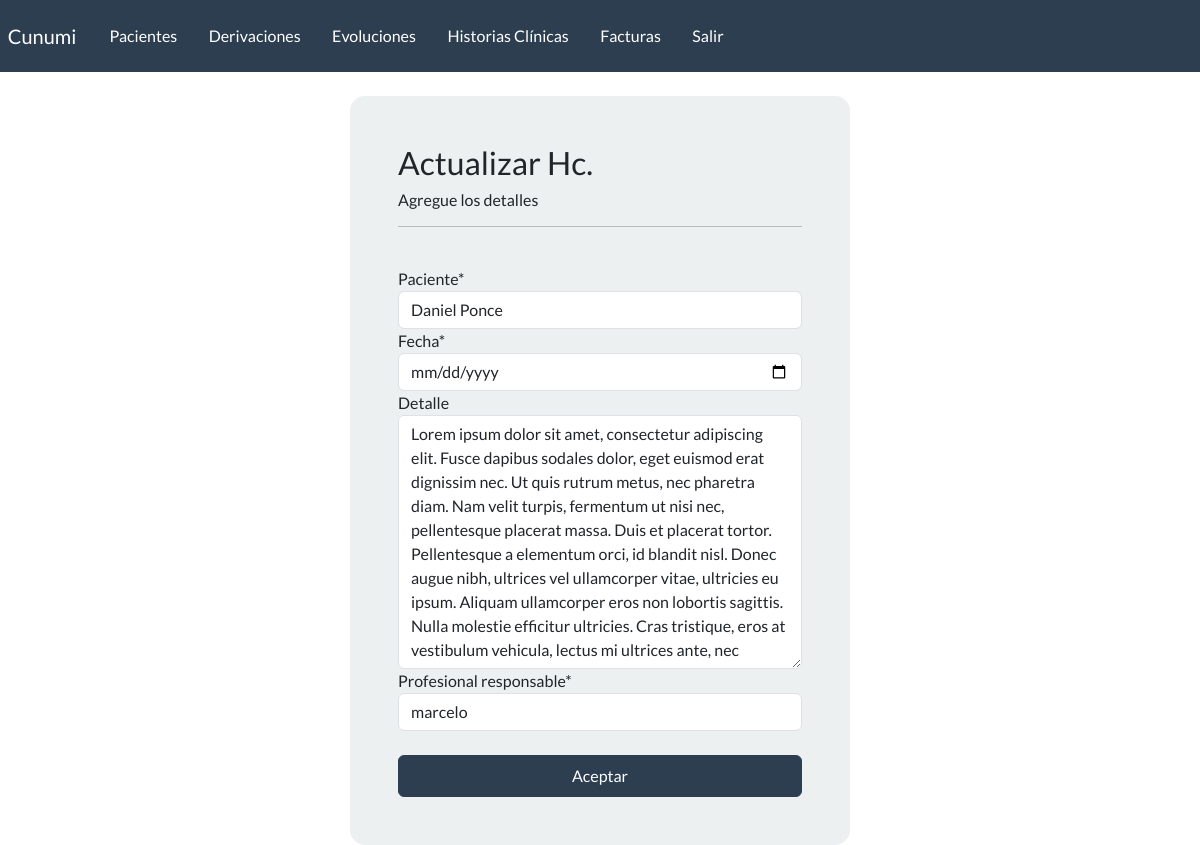
/modificar-historiaClinica/6/ (signed in), run on an earlier commit of the app's database.
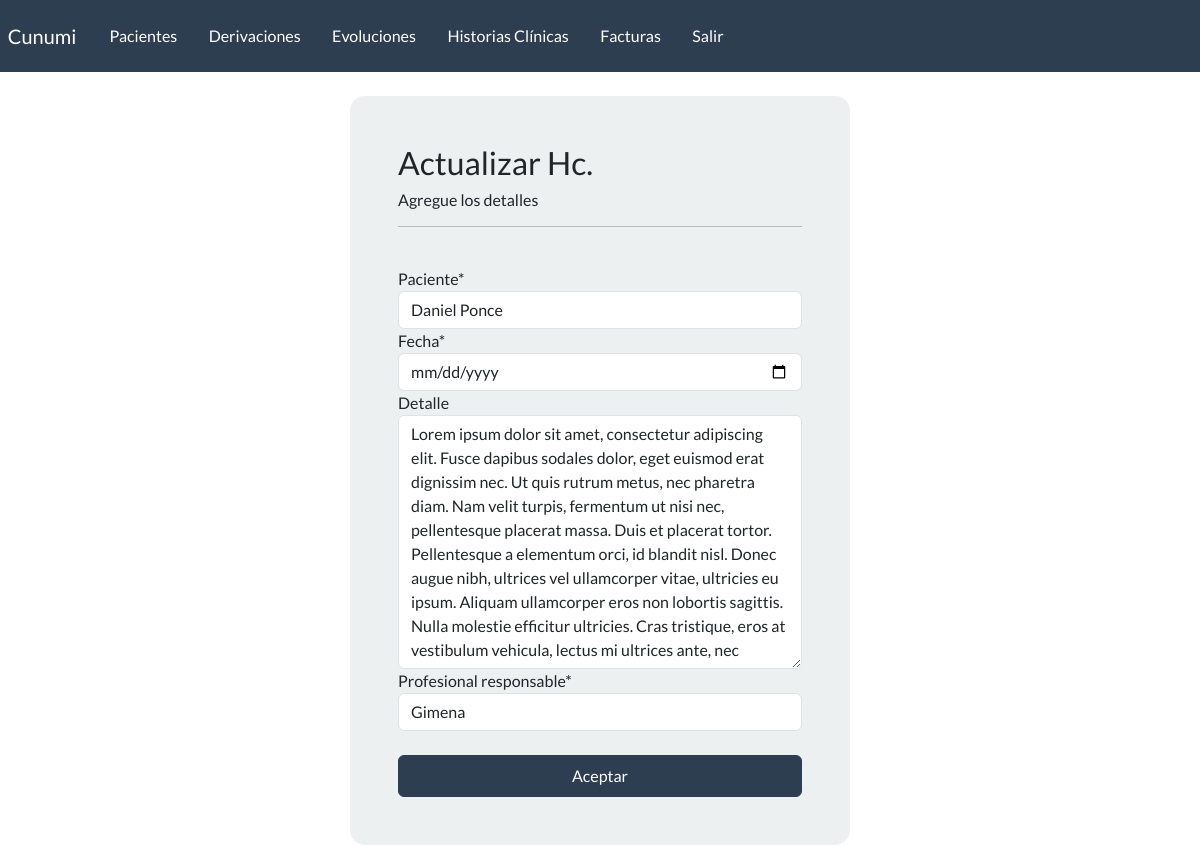
And on a later commit of the database.
### webapp/models.py (models this page shows, shortened)
class historiaClinica(models.Model):
    paciente = models.ForeignKey(
        paciente, on_delete=models.CASCADE, blank=False)
    fecha = models.DateField(blank=True)
    detalle = models.TextField(blank=True)
    profesional_responsable = models.ForeignKey(User, on_delete=models.CASCADE, blank=False)

### webapp/views.py (the view, shortened to what this page needs)
# urls.py: path('modificar-historiaClinica/<id>/', views.modificar_historiaClinica, name='modificar_historiaClinica'),
@login_required(login_url='my-login')
def modificar_historiaClinica(request, id):
    historiaClinicaVar = get_object_or_404(historiaClinica, id=id)
    data = {
        'form': historiaClinicaForm(instance=historiaClinicaVar)
    }
    return render(request, 'webapp/historiaClinica/modificar.html', data)

### webapp/forms.py
class historiaClinicaForm(forms.ModelForm):
    fecha = forms.DateField(widget=forms.DateInput(attrs={'type': 'date'}))
    class Meta:
        model = historiaClinica
        fields = '__all__'

### webapp/models.py (called while the page is built)
    def __str__(self):
        return f"{self.nombre} {self.apellido}"

### webapp/templates/webapp/historiaClinica/modificar.html (shortened to what this page needs)
{% extends 'webapp/base.html' %}
{% load crispy_forms_tags %}
{% block content %}
<div class="container bg-light shadow-md p-5 form-layout">
    <h3>Actualizar Hc.</h3>
    <h6>Agregue los detalles</h6>
    <hr>
    <br>
    <form method="POST" autocomplete="off" >
        {{form|crispy}}
        <br>
        <button type="submit" class="btn btn-primary w-100 btn-block p-2">Aceptar</button>
    </form>
</div>
{% endblock %}

What changed in the data, as far as the page shows it:
changed historiaClinica "Daniel Ponce": profesional_responsable "marcelo" → "Gimena"
